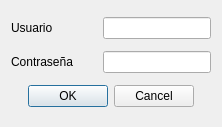
<?xml version="1.0" encoding="UTF-8"?>
<ui version="4.0">
 <class>DialogLogin</class>
 <widget class="QDialog" name="DialogLogin">
  <property name="geometry">
   <rect>
    <x>0</x>
    <y>0</y>
    <width>222</width>
    <height>127</height>
   </rect>
  </property>
  <property name="windowTitle">
   <string>Dialog</string>
  </property>
  <property name="sizeGripEnabled">
   <bool>false</bool>
  </property>
  <layout class="QGridLayout" name="gridLayout">
   <item row="2" column="0" colspan="2">
    <widget class="QDialogButtonBox" name="buttonBox">
     <property name="orientation">
      <enum>Qt::Horizontal</enum>
     </property>
     <property name="standardButtons">
      <set>QDialogButtonBox::Cancel|QDialogButtonBox::Ok</set>
     </property>
     <property name="centerButtons">
      <bool>true</bool>
     </property>
    </widget>
   </item>
   <item row="0" column="1">
    <widget class="QLineEdit" name="lineEdit_Usuario">
     <property name="sizePolicy">
      <sizepolicy hsizetype="Fixed" vsizetype="Fixed">
       <horstretch>0</horstretch>
       <verstretch>0</verstretch>
      </sizepolicy>
     </property>
     <property name="frame">
      <bool>true</bool>
     </property>
     <property name="readOnly">
      <bool>false</bool>
     </property>
    </widget>
   </item>
   <item row="1" column="1">
    <widget class="QLineEdit" name="lineEdit_Password">
     <property name="sizePolicy">
      <sizepolicy hsizetype="Fixed" vsizetype="Fixed">
       <horstretch>0</horstretch>
       <verstretch>0</verstretch>
      </sizepolicy>
     </property>
     <property name="font">
      <font>
       <strikeout>false</strikeout>
      </font>
     </property>
     <property name="echoMode">
      <enum>QLineEdit::Password</enum>
     </property>
    </widget>
   </item>
   <item row="1" column="0">
    <widget class="QLabel" name="label_2">
     <property name="text">
      <string>Contraseña</string>
     </property>
    </widget>
   </item>
   <item row="0" column="0">
    <widget class="QLabel" name="label">
     <property name="text">
      <string>Usuario </string>
     </property>
    </widget>
   </item>
  </layout>
 </widget>
 <tabstops>
  <tabstop>lineEdit_Usuario</tabstop>
  <tabstop>lineEdit_Password</tabstop>
  <tabstop>buttonBox</tabstop>
 </tabstops>
 <resources/>
 <connections>
  <connection>
   <sender>buttonBox</sender>
   <signal>accepted()</signal>
   <receiver>DialogLogin</receiver>
   <slot>accept()</slot>
   <hints>
    <hint type="sourcelabel">
     <x>212</x>
     <y>107</y>
    </hint>
    <hint type="destinationlabel">
     <x>157</x>
     <y>274</y>
    </hint>
   </hints>
  </connection>
  <connection>
   <sender>buttonBox</sender>
   <signal>rejected()</signal>
   <receiver>DialogLogin</receiver>
   <slot>reject()</slot>
   <hints>
    <hint type="sourcelabel">
     <x>212</x>
     <y>107</y>
    </hint>
    <hint type="destinationlabel">
     <x>286</x>
     <y>274</y>
    </hint>
   </hints>
  </connection>
 </connections>
</ui>
